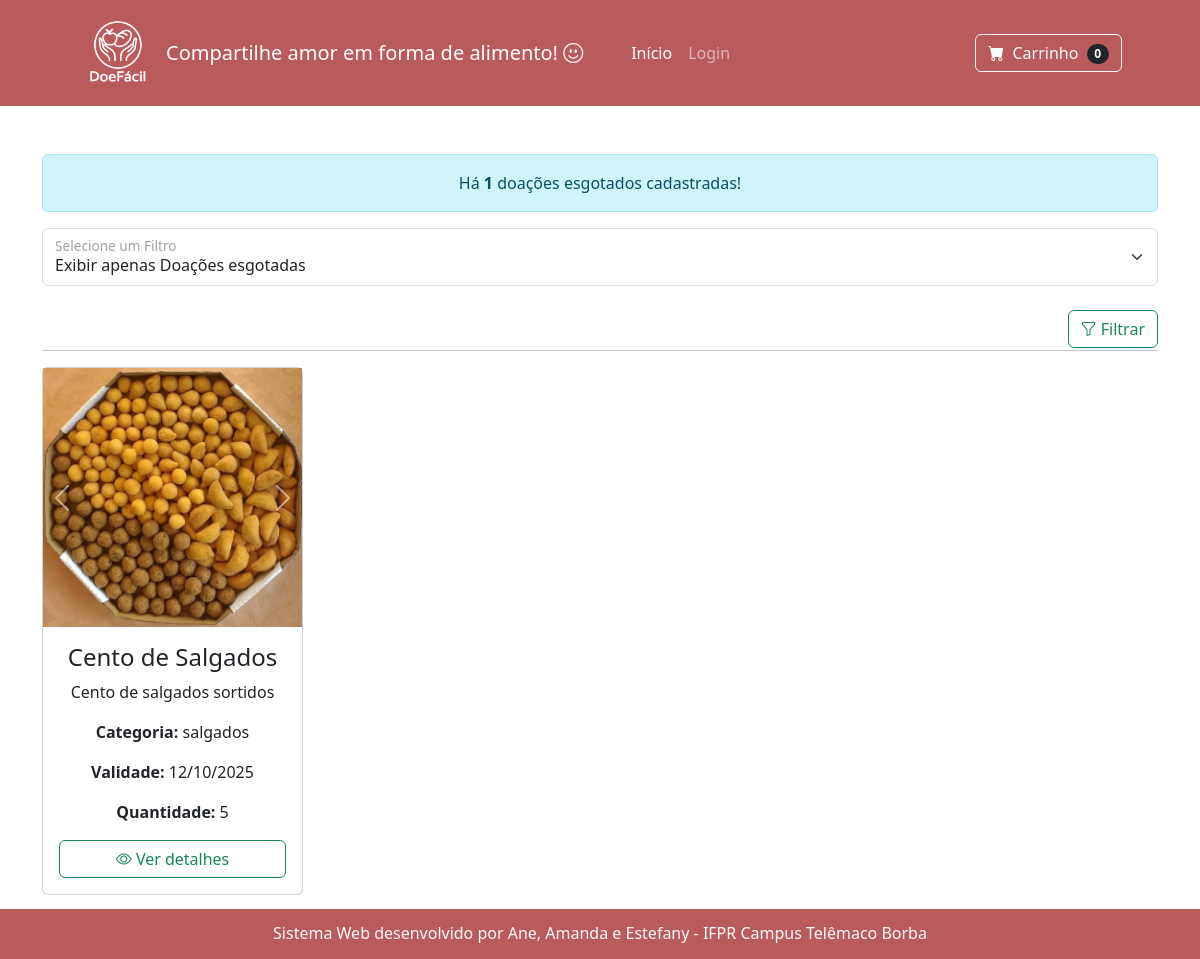
The app's page /index.php?filtroProduto=esgotado with its own data.
### tables this page shows
CREATE TABLE `produtos` (
  `id_produtos` int NOT NULL,
  `url` varchar(200) NOT NULL,
  `nome` varchar(50) NOT NULL,
  `descricao` varchar(100) DEFAULT NULL,
  `categorias` varchar(20) NOT NULL,
  `data_validade` date DEFAULT NULL,
  `quantidade` int DEFAULT NULL,
  `id_doacao` int DEFAULT NULL,
  `statusProduto` varchar(15) NOT NULL
);

### index.php (the view, shortened to what this page needs)
<?php include "header.php" ?>
<div class='container mt-5 mb-5'>
    <?php
        include "conexaoBD.php";
        $listarDoacoes = "SELECT * FROM Produtos";
        if(isset($_GET['filtroProduto'])){
            $filtroProduto = $_GET['filtroProduto'];
            if($filtroProduto != 'todos'){
                $listarDoacoes .= " WHERE statusProduto LIKE '$filtroProduto' ";
            }
            switch($filtroProduto){
                case "esgotado" : $mensagemFiltro = "esgotados";
                break;
            }
        } else {
            $filtroProduto = "todos";
            $mensagemFiltro = "no total";
        }
        $res = mysqli_query($conn, $listarDoacoes);
        $totalDoacoes = mysqli_num_rows($res);
        if($totalDoacoes > 0){
            echo "<div class='alert alert-info text-center'>Há <strong>$totalDoacoes</strong> doações $mensagemFiltro cadastradas!</div>";
        } else {
            echo "<div class='alert alert-info text-center'>Não há Doações cadastradas no sistema!</div>";
        }
        echo "
            <form name='formFiltro' action='index.php' method='GET'>
                <div class='form-floating mt-3'>
                    <select class='form-select' name='filtroProduto' required>
                        <option value='todos'"; if($filtroProduto == 'todos'){echo "selected";} echo">Exibir todas as Doações</option>
                        <option value='disponivel'"; if($filtroProduto == 'disponivel'){echo "selected";} echo">Exibir apenas Doações disponíveis</option>
                        <option value='esgotado'"; if($filtroProduto == 'esgotado'){echo "selected";} echo">Exibir apenas Doações esgotadas</option>
                    </select>
                    <label for='filtroProduto'>Selecione um Filtro</label>
                    <br>
                </div>
                <button type='submit' class='btn btn-outline-success' style='float:right'><i class='bi bi-funnel'></i> Filtrar</button>
                <br>
            </form>
        ";
    ?>
    <hr>
    <div class="row">
        <?php
            while($registro = mysqli_fetch_assoc($res)){
                $idProduto   = $registro['id_produtos'];
                $url         = $registro['url'];
                $nome        = $registro['nome'];
                $descricao   = $registro['descricao'];
                $categoria   = $registro['categorias'];
                $dataValidade = $registro['data_validade'];
                $quantidade  = $registro['quantidade'];
                $diaValidade = substr($dataValidade, 8, 2);
                $mesValidade = substr($dataValidade, 5, 2);
                $anoValidade = substr($dataValidade, 0, 4);
                $imagens = explode(",", $url);
                echo "
                    <div class='col-sm-3 mb-3'>
                        <div class='card h-100'>
                            <div id='carousel$idProduto' class='carousel slide' data-bs-ride='carousel'>
                                <div class='carousel-inner'>";
                                    $active = "active";
                                    foreach($imagens as $img){
                                        echo "
                                            <div class='carousel-item $active'>
                                                <img src='$img' class='d-block w-100' alt='Imagem da doação $nome'>
                                            </div>";
                                        $active = "";
                                    }
                                echo "</div>
                                <button class='carousel-control-prev' type='button' data-bs-target='#carousel$idProduto' data-bs-slide='prev'>
                                    <span class='carousel-control-prev-icon'></span>
                                </button>
                                <button class='carousel-control-next' type='button' data-bs-target='#carousel$idProduto' data-bs-slide='next'>
                                    <span class='carousel-control-next-icon'></span>
                                </button>
                            </div>
                            <div class='card-body text-center'>
                                <h4 class='card-title'>$nome</h4>
                                <p class='card-text'>$descricao</p>
                                <p class='card-text'><strong>Categoria:</strong> $categoria</p>
                                <p class='card-text'><strong>Validade:</strong> $diaValidade/$mesValidade/$anoValidade</p>
                                <p class='card-text'><strong>Quantidade:</strong> $quantidade</p>
                                <div class='d-grid'>
                                    <a class='btn btn-outline-success' href='visualizarProduto.php?idProduto=$idProduto'>
                                        <i class='bi bi-eye'></i> Ver detalhes
                                    </a>
                                </div>
                            </div>
                        </div>
                    </div>
                ";
            }
        ?>
    </div>
</div>
<?php include "footer.php" ?>

### records on screen
produtos: url (picture), nome "Cento de Salgados", descricao "Cento de salgados sortidos", categorias "salgados", data_validade "12", data_validade "10", data_validade "2025", quantidade "5"

### other values on screen
$totalDoacoes "1"
$mensagemFiltro "esgotados"
